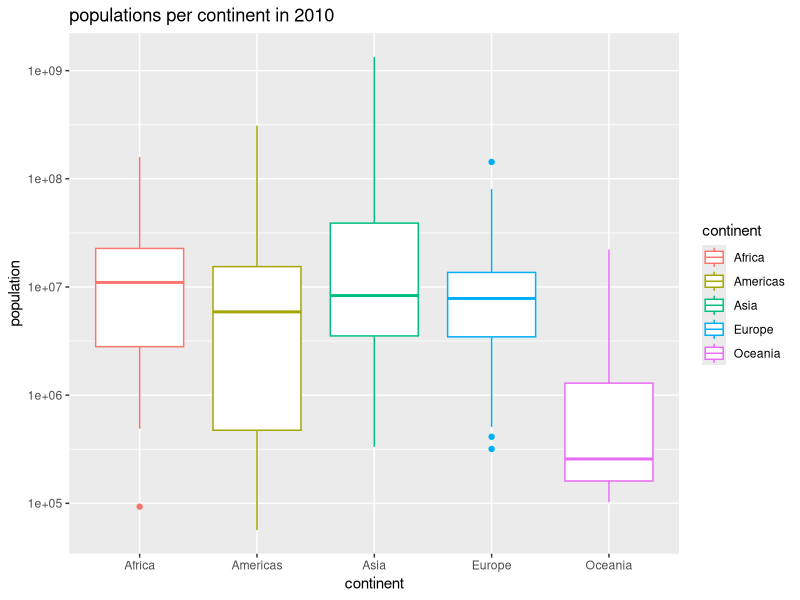

The R script that drew this image:
library(dslabs)
library(tidyverse)
library(gtools)

data("gapminder")

#head(gapminder)

gapminder %>% filter(year == 2010) %>% group_by(continent) %>% 
  ggplot(aes(x = continent, y = population, color = continent)) + 
  geom_boxplot() + scale_y_continuous(trans = "log10") + 
  ggtitle("populations per continent in 2010")
